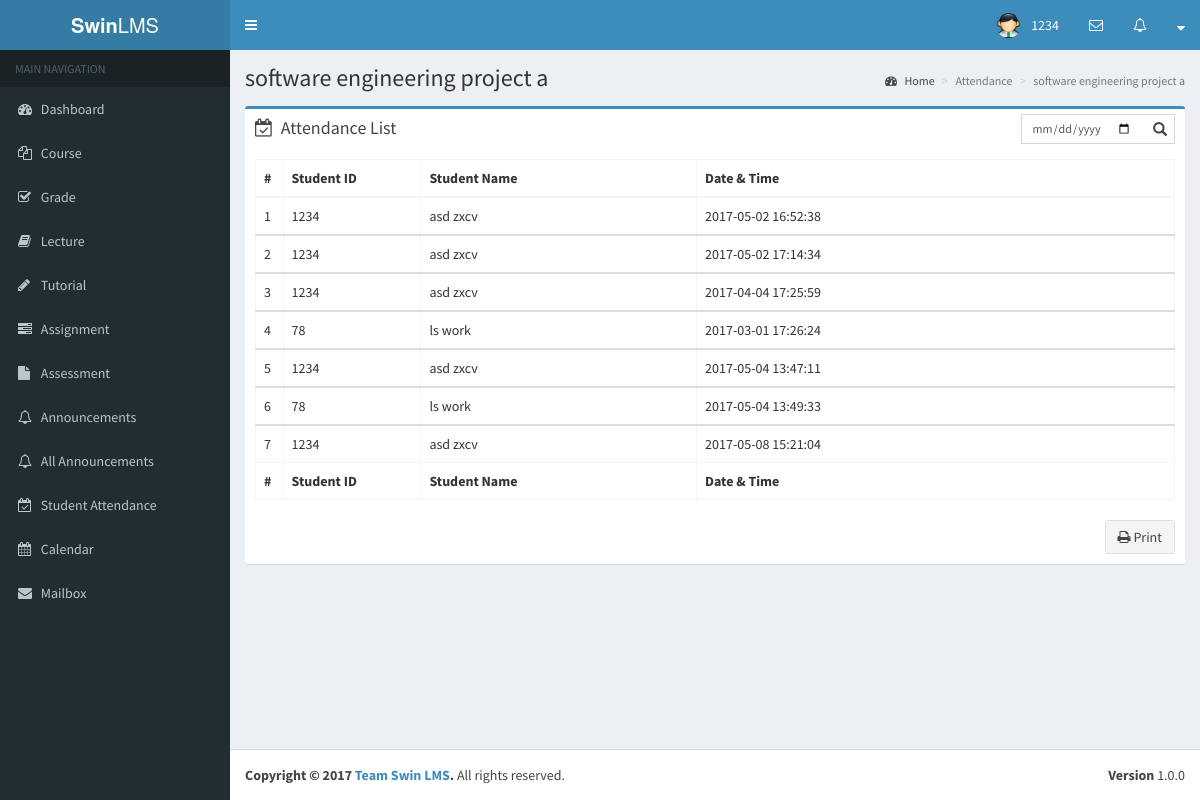
/lecturer/attendance_view.php?id=1&name=software engineering project a, run on the app's committed database.
### tables this page shows
CREATE TABLE `attendance` (
  `id` int(11) NOT NULL,
  `unit_id` int(11) NOT NULL,
  `user_id` int(11) NOT NULL,
  `attend` datetime NOT NULL
);

CREATE TABLE `users` (
  `id` int(11) NOT NULL,
  `login_id` varchar(25) NOT NULL,
  `password` varchar(50) NOT NULL,
  `created` datetime NOT NULL,
  `type` varchar(10) NOT NULL,
  `email` varchar(50) NOT NULL,
  `first_name` varchar(45) NOT NULL,
  `last_name` varchar(45) NOT NULL,
  `address` varchar(100) NOT NULL,
  `city` varchar(20) DEFAULT NULL,
  `country` varchar(20) DEFAULT NULL,
  `postcode` int(10) DEFAULT NULL,
  `phone` int(15) DEFAULT NULL,
  `contact` int(11) NOT NULL,
  `department` varchar(50) DEFAULT NULL,
  `dob` date DEFAULT NULL,
  `photo` varchar(100) DEFAULT NULL,
  `egname` varchar(50) DEFAULT NULL,
  `egemail` varchar(50) DEFAULT NULL,
  `egcontact` varchar(15) DEFAULT NULL,
  `relationship` varchar(15) DEFAULT NULL
);

### lecturer/attendance_view.php (the view, shortened to what this page needs)
<?php
require_once '../app/config.php';
$counter = 0;
$courselistQuery = $db->prepare("
    SELECT a.user_id, a.attend, u.login_id, u.first_name, u.last_name
    FROM attendance a
    JOIN users u
    ON a.user_id = u.id
    WHERE unit_id=:unit_id
");
$courselistQuery->execute([
    'unit_id' => $_SESSION['unit_id']
]);
$courselist = $courselistQuery->rowCount() ? $courselistQuery : [];
?>
<!DOCTYPE html>
<html>
    <?php include_once('first.php') ?>
    <body class="hold-transition skin-blue sidebar-mini">
    <?php include_once('header.php')?>
    <?php include_once('sidebar.php') ?>
        <div class="content-wrapper">
            <section class="content-header contentheader">
                  <h1 class="header">
                      <?php echo $_GET['name']; ?>
                  </h1>
                  <ol class="breadcrumb">
                    <li><a href="dashboard.php"><i class="fa fa-dashboard"></i> Home</a></li>
                    <li class="active">Attendance</li>
                    <li class="active"><?php echo $_GET['name']; ?></li>
                  </ol>
            </section>
            <section class="content">
                <div class="row">
                    <section class="col-lg-12">
                        <div class="box box-primary">
                            <div class="box-header">
                              <i class="fa fa-calendar-check-o"></i>
                                <h3 class="box-title">Attendance List</h3>
                                <div class="box-tools pull-right">
                                    <div class="has-feedback">
                                        <input type="date" class="form-control input-sm" id="myInput3" onkeyup="myFunction3()" placeholder="Filter List">
                                    </div>
                                </div>
                            </div>
                            <div class="box-body">
                                <?php if(!empty($courselist)): ?>
                                    <table id="attendance_in_course" class="table table-bordered table-hover courselist">
                                        <thead>
                                            <tr>
                                                <th width="3%">#</th>
                                                <th width="15%">Student ID</th>
                                                <th width="30%">Student Name</th>
                                                <th width="52%">Date & Time</th>
                                            </tr>
                                        </thead>
                                        <?php foreach($courselist as $course):
                                            $counter++;
                                        ?>
                                        <tbody class="$course">
                                            <tr>
                                                <td><?php echo $counter ?></td>
                                                <td><?php echo $course['login_id']; ?></td>
                                                <td><?php echo $course['first_name']. ' ' . $course['last_name']; ?></td>
                                                <td><?php echo $course['attend']; ?></td>
                                            </tr>
                                        </tbody>
                                        <?php endforeach; ?>
                                        <tfoot>
                                            <tr>
                                                <th>#</th>
                                                <th>Student ID</th>
                                                <th>Student Name</th>
                                                <th>Date & Time</th>
                                            </tr>
                                        </tfoot>
                                    </table>
                                    <?php else: ?>
                                        <p>There is no attendance to display.</p>
                                    <?php endif; ?>
                            </div>
                            <div class="box-footer clearfix no-border">
                                <button type="submit" class="btn btn-default pull-right" name="printTable" id="printTable" onClick="printData3()"><i class="fa fa-print"></i> Print</button>
                            </div>
                        </div>
                    </section>
                </div>
            </section>
        </div>
    <?php include_once('footer.php') ?>
    </body>
</html>

### data on the page
attendance: counter "1", user.login_id "1234", user.first_name "asd", user.last_name "zxcv", attend "2017-05-02 16:52:38"
attendance: counter "2", user.login_id "1234", user.first_name "asd", user.last_name "zxcv", attend "2017-05-02 17:14:34"
attendance: counter "3", user.login_id "1234", user.first_name "asd", user.last_name "zxcv", attend "2017-04-04 17:25:59"
attendance: counter "4", user.login_id "78", user.first_name "ls", user.last_name "work", attend "2017-03-01 17:26:24"
attendance: counter "5", user.login_id "1234", user.first_name "asd", user.last_name "zxcv", attend "2017-05-04 13:47:11"
attendance: counter "6", user.login_id "78", user.first_name "ls", user.last_name "work", attend "2017-05-04 13:49:33"
attendance: counter "7", user.login_id "1234", user.first_name "asd", user.last_name "zxcv", attend "2017-05-08 15:21:04"

### other printed values
$_SESSION['login_id'] "1234"
$_GET['name'] "software engineering project a"
